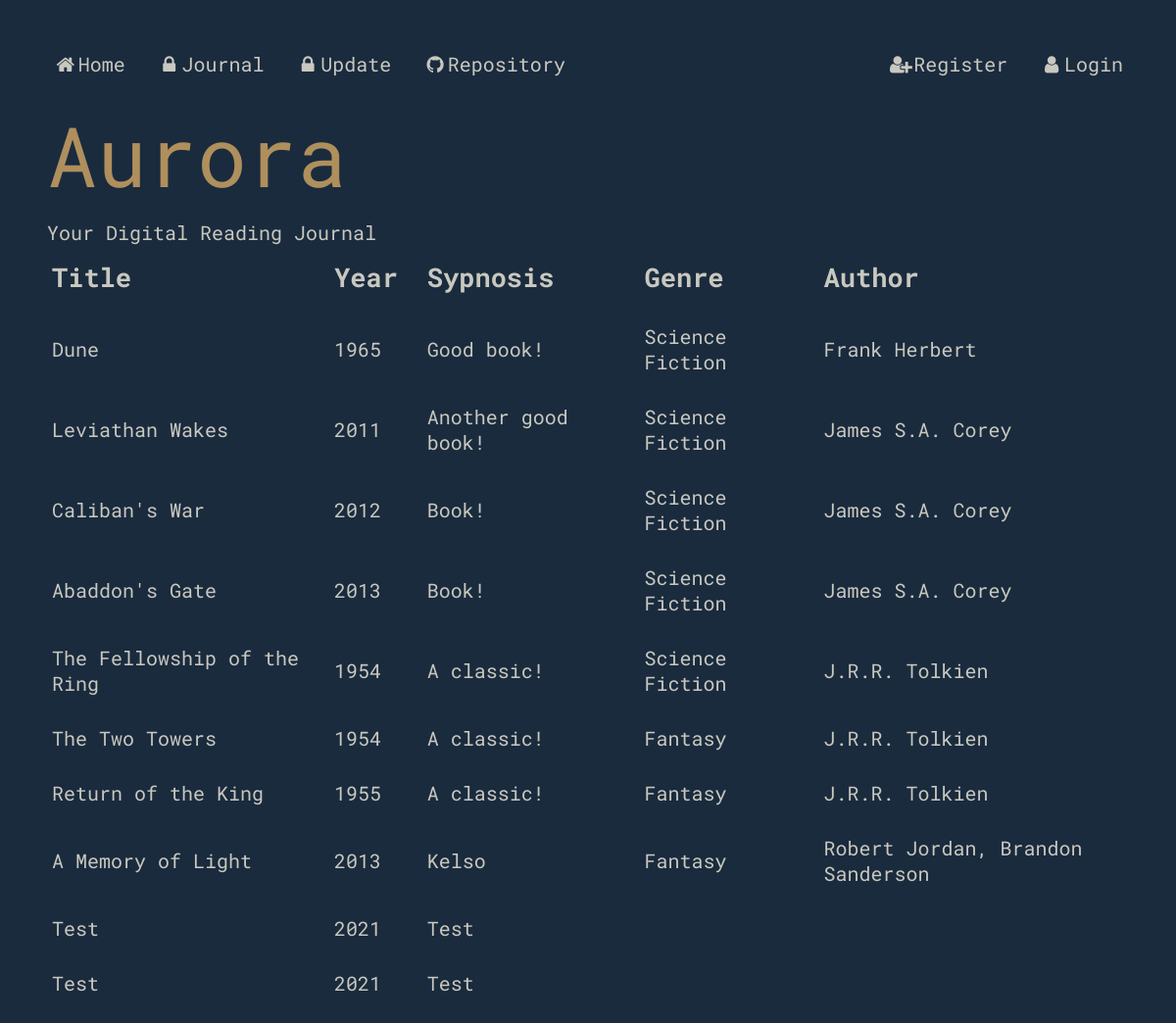
Page /journal on the committed database.
### models.py (models this page shows)
class Books (db.Model):
    __tablename__ = "Books"
    bookid = db.Column(db.Integer, primary_key=True)
    title = db.Column(db.String(80))
    sypnosis = db.Column(db.String(80))
    year = db.Column(db.String(80))
    authors = db.relationship("Authors", secondary=BooksAuthors, back_populates="booksauthors")
    users = db.relationship("Users", secondary=BooksUsers, back_populates="booksusers")
    genres = db.relationship("Genres", secondary=BooksGenres, back_populates="booksgenres")

### main.py (the view)
@app.route('/journal', methods=["GET", "POST"])
def journal():
    book = models.Books.query.all()
    return render_template("journal.html", book=book, title=journal)

### main.py (called while the page is built)
@app.context_processor
def add_current_user():
    if session.get('user'): # if a user is logged in
        return dict(current_user=models.Users.query.get(session['user'])) # current user is equal to userinfo of user session
    return dict(current_user=None) # otherwise current user is none

### templates/journal.html (shortened to what this page needs)
{% extends "layout.html" %}
{% block content %}
<table id="journal">
        <tr>
            <th colspan = 1>Title</th>
            <th colspan = 1>Year</th>
            <th colspan = 1>Sypnosis</th>
            <th colspan = 1>Genre</th>
            <th colspan = 1>Author</th>
        </tr>
    {% for book in book %}
        <tr>
            <td>{{book.title}}</td>
            <td>{{book.year}}</td>
            <td>{{book.sypnosis}}</td>
            <td>{{book.genres|map(attribute="name")|join(", ")}}</td>
            <td>{{book.authors|map(attribute="name")|join(", ")}}</td>
        </tr>
    {% endfor %}
</table>
{% endblock %}

### templates/layout.html (shortened to what this page needs)
<!DOCTYPE html>
<html>
    <head>
        <link rel="stylesheet" href="/static/styles.css">
        <link rel="stylesheet" href="https://cdnjs.cloudflare.com/ajax/libs/font-awesome/4.7.0/css/font-awesome.min.css">
    </head>
    <body>
        <div class="navbar" id="topnav">
        <ul>
            <li><a href="/"><i class="fa fa-fw fa-home"></i>Home</a></li>
            {% if current_user %}
            <li><a href="/journal"><i class="fa fa-fw fa-book"></i>Journal</a></li>
            <li><a href="/update"><i class="fa fa-fw fa-pencil"></i>Update</a></li>
            {% else %}
            <li><a href="/"><i class="fa fa-fw fa-lock"></i>Journal</a></li>
            <li><a href="/"><i class="fa fa-fw fa-lock"></i>Update</a></li>
            {% endif %}
            <li><a href="https://github.com/StephenHuang17253/aurora"><i class="fa fa-fw fa-github"></i>Repository</a></li>
            {% if current_user %}
            <li><a href="/logout"><i class="fa fa-fw fa-user-o"></i>Logout</a></li>
            <li><a><i class="fa fa-fw fa-user-circle"></i>Logged in as {{current_user.username}}</a></li>
            {% else %}
            <li><a href="/login"><i class="fa fa-fw fa-user"></i>Login</a></li>
            <li><a href="/signup"><i class="fa fa-fw fa-user-plus"></i>Register</a></li>
            {% endif %}
        </ul>
        </div>
        <header>Aurora</header>
        <subhead>Your Digital Reading Journal</subhead>
        {% block content %}{% endblock %}
    </body>
</html>

### static/styles.css (style rules this page uses)
:root { --bg-color: #1a2b3e; --main-color: #af8f5c; --sub-color: #3a506c; --text-color: #c9c8bf; }
body { font-family: 'Roboto Mono'; color: #c9c8bf ; font-size: 20px; background-color: var(--bg-color); padding: 30px; }
header { font-family: "Roboto Mono"; color: var(--main-color) ; font-size: 425%; padding: 10px; }
subhead { padding: 10px; }
table { border-collapse: collapse; }
th, td { font-family: "Roboto Mono"; text-align: left; padding: 15px; }
tr { text-align: left; }
th { font-size: 135%; }
ul { list-style-type: none; margin: 0; padding: 0; overflow: hidden; }
li { float: left; }
li a { display: block; color: var(--text-color); text-align: center; padding: 14px 16px; text-decoration: none; }
li:nth-child(5) { float: right; }
li:last-child { float: right; }

### rows in the picture
Books: title "Dune", year "1965", sypnosis "Good book!", genres|map "Science Fiction", authors|map "Frank Herbert"
Books: title "Leviathan Wakes", year "2011", sypnosis "Another good book!", genres|map "Science Fiction", authors|map "James S.A. Corey"
Books: title "Caliban's War", year "2012", sypnosis "Book!", genres|map "Science Fiction", authors|map "James S.A. Corey"
Books: title "Abaddon's Gate", year "2013", sypnosis "Book!", genres|map "Science Fiction", authors|map "James S.A. Corey"
Books: title "The Fellowship of the Ring", year "1954", sypnosis "A classic!", genres|map "Science Fiction", authors|map "J.R.R. Tolkien"
Books: title "The Two Towers", year "1954", sypnosis "A classic!", genres|map "Fantasy", authors|map "J.R.R. Tolkien"
Books: title "Return of the King", year "1955", sypnosis "A classic!", genres|map "Fantasy", authors|map "J.R.R. Tolkien"
Books: title "A Memory of Light", year "2013", sypnosis "Kelso", genres|map "Fantasy", authors|map "Robert Jordan, Brandon Sanderson"
Books: title "Test", year "2021", sypnosis "Test"
Books: title "Test", year "2021", sypnosis "Test"
